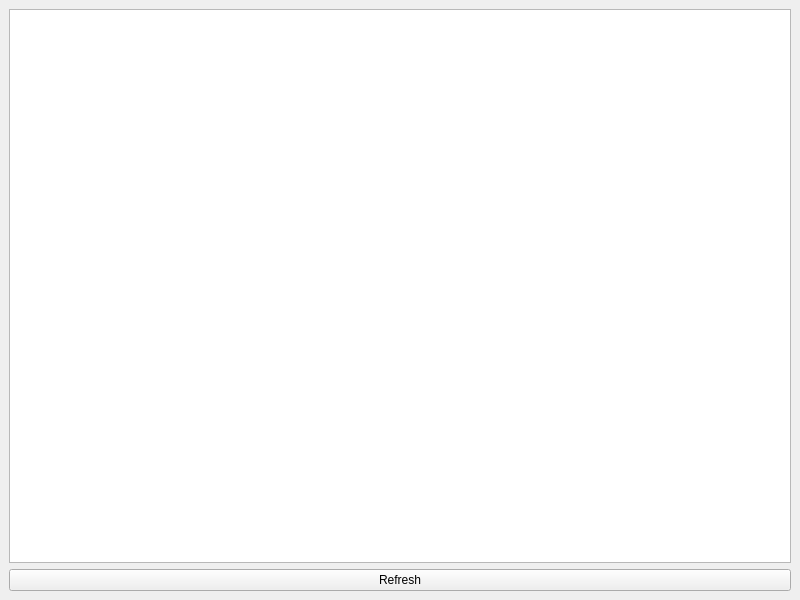
<?xml version="1.0" encoding="UTF-8"?>
<ui version="4.0">
 <class>TelnetWindow</class>
 <widget class="QMainWindow" name="TelnetWindow">
  <property name="geometry">
   <rect>
    <x>0</x>
    <y>0</y>
    <width>800</width>
    <height>600</height>
   </rect>
  </property>
  <property name="windowTitle">
   <string>TelnetWindow</string>
  </property>
  <widget class="QWidget" name="centralwidget">
   <layout class="QVBoxLayout" name="verticalLayout">
    <item>
     <widget class="QPlainTextEdit" name="teOutput">
      <property name="font">
       <font>
        <family>Courier New</family>
       </font>
      </property>
      <property name="readOnly">
       <bool>true</bool>
      </property>
     </widget>
    </item>
    <item>
     <widget class="QPushButton" name="refresh_pushbuttion">
      <property name="text">
       <string>Refresh</string>
      </property>
     </widget>
    </item>
   </layout>
  </widget>
 </widget>
 <resources/>
 <connections/>
</ui>
